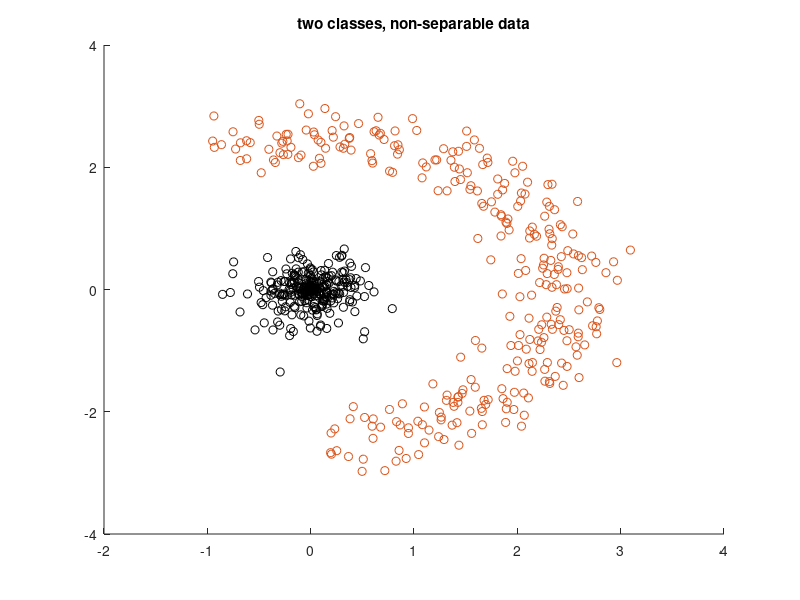

MATLAB code for this plot:
% Example of non-separability
% 

% 2 data clusters (non linearly separable) on 2D
N=300;
X1=zeros(N,2); X2=zeros(N,2);
mu1=0; sigma1=0.35; mu2=0; sigma2=0.25;

for nn=1:N,
   R1=normrnd(mu1,sigma1);
   phi1=rand(1)*2*pi; 
   X1(nn,1)=R1*cos(phi1); X1(nn,2)=R1*sin(phi1);
   
   R2=2.5+normrnd(mu2,sigma2);
   phi2=-1.5+(1.1*rand(1)* pi); 
   X2(nn,1)=R2*cos(phi2); X2(nn,2)=R2*sin(phi2);
end;

figure(1)
scatter(X1(:,1),X1(:,2),'k'); hold on;
scatter(X2(:,1),X2(:,2),'rd');
axis([-2 4 -4 4]);
title('two classes, non-separable data');
